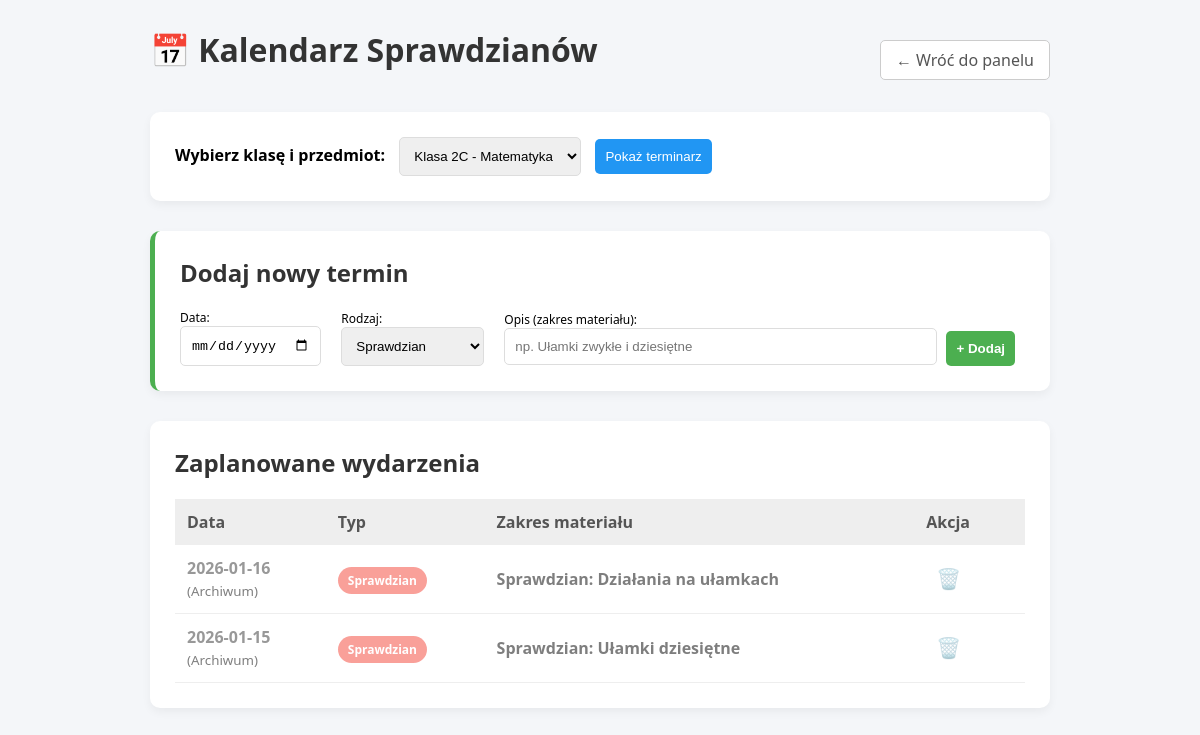
Screenshot of /dziennik/nauczyciel/sprawdzian.php?id_pwk=2 (signed in) with the database file from the repository.
### tables this page shows
CREATE TABLE `sprawdzian` (
  `id_sprawdzianu` int(11) NOT NULL,
  `id_przedmiot_w_klasie` int(11) NOT NULL,
  `data` date NOT NULL,
  `typ` varchar(20) NOT NULL,
  `opis` varchar(255) NOT NULL
);

### dziennik/nauczyciel/sprawdzian.php (the view, shortened to what this page needs)
<?php
require_once '../db.php';
$id_nauczyciela_user = $_SESSION['user_id'];
$stmt = $conn->prepare("SELECT id_nauczyciela FROM Nauczyciel WHERE id_uzytkownika = :uid");
$stmt->execute([':uid' => $id_nauczyciela_user]);
$nauczyciel = $stmt->fetch(PDO::FETCH_ASSOC);
$id_nauczyciela = $nauczyciel['id_nauczyciela'];
$sql_klasy = "SELECT pwk.id_przedmiot_w_klasie, k.nazwa as klasa, p.nazwa as przedmiot
              FROM Przedmiot_w_klasie pwk
              JOIN Klasa k ON pwk.id_klasy = k.id_klasy
              JOIN Przedmiot p ON pwk.id_przedmiotu = p.id_przedmiotu
              WHERE pwk.id_nauczyciela = :nid
              ORDER BY k.nazwa, p.nazwa";
$stmt_k = $conn->prepare($sql_klasy);
$stmt_k->execute([':nid' => $id_nauczyciela]);
$moje_klasy = $stmt_k->fetchAll(PDO::FETCH_ASSOC);
$aktywne_pwk = isset($_GET['id_pwk']) ? $_GET['id_pwk'] : (isset($_POST['id_przedmiot_w_klasie']) ? $_POST['id_przedmiot_w_klasie'] : null);
$lista_sprawdzianow = [];
if ($aktywne_pwk) {
    $stmt_s = $conn->prepare("SELECT * FROM Sprawdzian WHERE id_przedmiot_w_klasie = :id ORDER BY data DESC");
    $stmt_s->execute([':id' => $aktywne_pwk]);
    $lista_sprawdzianow = $stmt_s->fetchAll(PDO::FETCH_ASSOC);
}
?>
<!DOCTYPE html>
<html lang="pl">
<head>
</head>
<body>
<div class="container">
    <div class="top-bar">
        <h1>📅 Kalendarz Sprawdzianów</h1>
        <a href="nauczyciel.php" class="btn-back">← Wróć do panelu</a>
    </div>
    <div class="card">
        <form method="GET">
            <label style="font-weight:bold; margin-right: 10px;">Wybierz klasę i przedmiot:</label>
            <select name="id_pwk" required>
                <?php foreach($moje_klasy as $k): ?>
                    <option value="<?php echo $k['id_przedmiot_w_klasie']; ?>" <?php if($aktywne_pwk == $k['id_przedmiot_w_klasie']) echo 'selected'; ?>>
                        Klasa <?php echo $k['klasa']; ?> - <?php echo $k['przedmiot']; ?>
                    </option>
                <?php endforeach; ?>
            </select>
            <button type="submit" class="btn-select">Pokaż terminarz</button>
        </form>
    </div>
    <?php if($aktywne_pwk): ?>
        <div class="card" style="border-left: 5px solid #4CAF50;">
            <h2>Dodaj nowy termin</h2>
            <form method="POST" style="display: flex; gap: 10px; align-items: center; flex-wrap: wrap;">
                <div>
                    <label style="display:block; font-size:12px;">Data:</label>
                    <input type="date" name="data" required>
                </div>
                <div>
                    <label style="display:block; font-size:12px;">Rodzaj:</label>
                    <select name="typ">
                        <option value="Sprawdzian">Sprawdzian</option>
                    </select>
                </div>
                <div style="flex-grow: 1;">
                    <label style="display:block; font-size:12px;">Opis (zakres materiału):</label>
                    <input type="text" name="opis" placeholder="np. Ułamki zwykłe i dziesiętne" style="width: 95%;" required>
                </div>
                <div style="align-self: flex-end;">
                    <button type="submit" name="dodaj_sprawdzian" class="btn-add">+ Dodaj</button>
                </div>
            </form>
        </div>
        <div class="card">
            <h2>Zaplanowane wydarzenia</h2>
            <?php if(count($lista_sprawdzianow) > 0): ?>
                <table>
                    <thead>
                        <tr>
                            <th>Data</th>
                            <th>Typ</th>
                            <th>Zakres materiału</th>
                            <th>Akcja</th>
                        </tr>
                    </thead>
                    <tbody>
                        <?php foreach($lista_sprawdzianow as $s): ?>
                            <?php
                                $is_past = (strtotime($s['data']) < strtotime(date('Y-m-d')));
                                $klasa_stylu = $is_past ? 'past-date' : '';
                                $badge_class = 'b-inne';
                                if($s['typ'] == 'Sprawdzian') $badge_class = 'b-sprawdzian';
                            ?>
                            <tr class="<?php echo $klasa_stylu; ?>">
                                <td>
                                    <span class="date-box"><?php echo $s['data']; ?></span>
                                    <?php if($is_past) echo "<br><small>(Archiwum)</small>"; ?>
                                </td>
                                <td>
                                    <span class="badge <?php echo $badge_class; ?>"><?php echo $s['typ']; ?></span>
                                </td>
                                <td>
                                    <strong><?php echo htmlspecialchars($s['opis']); ?></strong>
                                </td>
                                <td>
                                    <form method="POST" onsubmit="return confirm('Czy na pewno usunąć ten wpis?');">
                                        <button type="submit" name="usun_sprawdzian" style="background:none; border:none; color:red; cursor:pointer; font-size:20px;" title="Usuń">🗑️</button>
                                    </form>
                                </td>
                            </tr>
                        <?php endforeach; ?>
                    </tbody>
                </table>
            <?php else: ?>
                <p style="text-align:center; color:#777; padding: 20px;">Brak zaplanowanych sprawdzianów dla tej klasy.</p>
            <?php endif; ?>
        </div>
    <?php endif; ?>
</div>
</body>
</html>

### dziennik/nauczyciel/sprawdzian.php (style rules this page uses)
body { font-family: 'Segoe UI', Arial, sans-serif; background-color: #f4f6f9; padding: 20px; }
.container { max-width: 900px; margin: 0 auto; }
.top-bar { margin-bottom: 20px; display:flex; justify-content: space-between; align-items: center; }
.btn-back { text-decoration: none; color: #555; background: white; padding: 8px 15px; border: 1px solid #ccc; border-radius: 5px; }
.card { background: white; padding: 25px; border-radius: 10px; box-shadow: 0 4px 10px rgba(0,0,0,0.05); margin-bottom: 30px; }
h1, h2 { color: #333; margin-top: 0; }
select, input, button { padding: 10px; border: 1px solid #ddd; border-radius: 5px; margin-right: 10px; }
.btn-select { background: #2196F3; color: white; border: none; cursor: pointer; }
.btn-add { background: #4CAF50; color: white; border: none; cursor: pointer; font-weight: bold; }
table { width: 100%; border-collapse: collapse; margin-top: 15px; }
th { background: #eee; text-align: left; padding: 12px; color: #555; }
td { border-bottom: 1px solid #eee; padding: 12px; }
.badge { padding: 5px 10px; border-radius: 15px; font-size: 12px; font-weight: bold; color: white; }
.b-sprawdzian { background-color: #f44336; }
.date-box { font-weight: bold; color: #333; font-size: 16px; }
.past-date { opacity: 0.5; }

### rows the page displays
sprawdzian: data "2026-01-16", shows "(Archiwum)", typ "Sprawdzian", opis "Sprawdzian: Działania na ułamkach"
sprawdzian: data "2026-01-15", shows "(Archiwum)", typ "Sprawdzian", opis "Sprawdzian: Ułamki dziesiętne"
